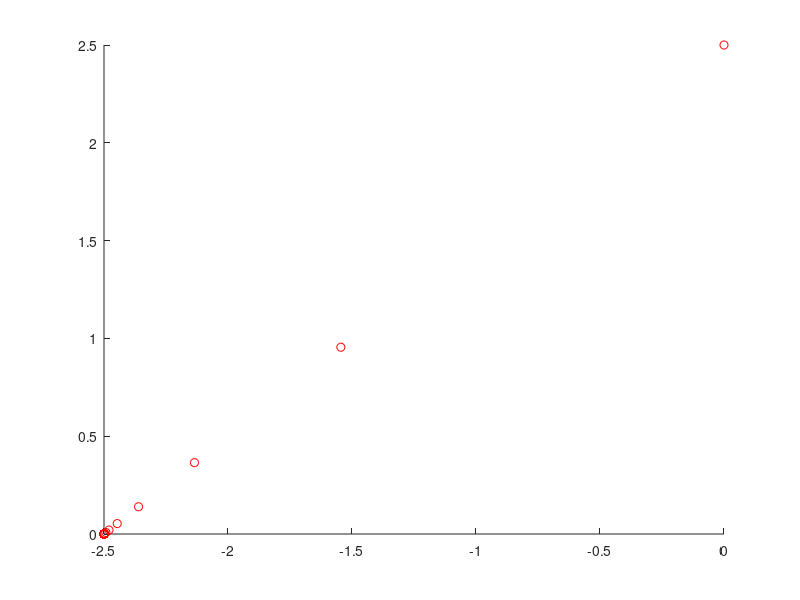
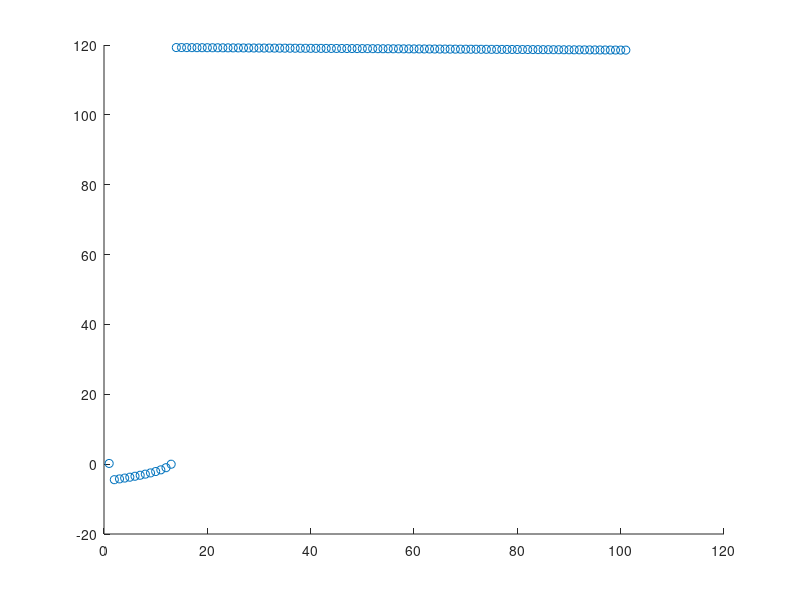

Here is the MATLAB script that generated these plots, in order:
%MAIN
%
% Demonstrates how to solve the finite-horizon continuous-time linear
% quadratic regulator problem for a linear system
%
clear variables
close all
clc

nState = 2;
nInput = 2;
nSoln = 100;
tol = 1e-6;

%LTI plant
s = 0.2*ones(3,1);
x = [0; 2.5];
m = [2.5 ;2.5];
t_f = 100;

traj = [x];
cov = [s(1)];

A = [1 0; 0 1];
B = [1 0; 0 1];
C = [1 0; 0 1];
Q = 0.5*eye(nState);
R = 0.5*eye(nInput);
F = 200*eye(nState);  %Terminal Cost


sig = s(1)*eye(nState);

A_ext = [[A'; zeros(1,nState)]';0 0 0]';
B_ext = [B; 0 0];
Q_ext = [[Q'; zeros(1,nState)]';0 0 0]' ; 
R_ext = [R; 0 0];

Q_large = 20;
Lambda = 200;
S = zeros(3,3,t_f);
S(:,:,t_f)= [Q_large 0 0; 0 Q_large 0; 0 0 Lambda];

for t=t_f-1:-1:1
   % Control law
    A_ext(3,3) = 1;
    S(:,:,t)= Q_ext + A_ext'*S(:,:,t+1)*A_ext - A_ext'*S(:,:,t+1)*B_ext*((B_ext'*S(:,:,t+1)*B_ext+ R)\(B_ext'*S(:,:,t+1)*A_ext)); 
    
end

for t= 1:t_f
     u = -(B_ext'*S(:,:,t)*B_ext + R)\(B_ext'*S(:,:,t)*A_ext)*[m;0.1];
    
    % Dynamics
    x = A*(x-m) + (m + u);
    m = m + u ;
    % Next Interation
    W = normpdf(x,0,(0.5*(5 - x(1))^2 + 5));
    W = W(1)*eye(2);
    gamma = A*sig*A';
    sig = gamma - gamma*C'*(C*gamma*C' + W)\C*gamma 
    
    traj = [traj,x];
    cov =  [cov;sig(1,1)];
end

figure(1);clf;
scatter(traj(1,:),traj(2,:),'r');

figure(2); clf;
scatter(1:size(traj,2),cov);


%Make a plot showing what the gains look like:
% figure(21); clf;
% KK = reshape([Soln.K],nState,nSoln);
% t = [Soln.t];
% for i=1:nState
%     subplot(nState,1,i); hold on;
%    plot(tSpan,[K(i), K(i)],'k--','LineWidth',2)
%    plot(t,KK(i,:),'r-','LineWidth',2);
%    ylabel(['K(' num2str(i) ')']);
% end
% xlabel('Time')
%
% subplot(nState,1,1);
% title('Finite-Horizon Gains, Compare to Infinite Horizon Soln')